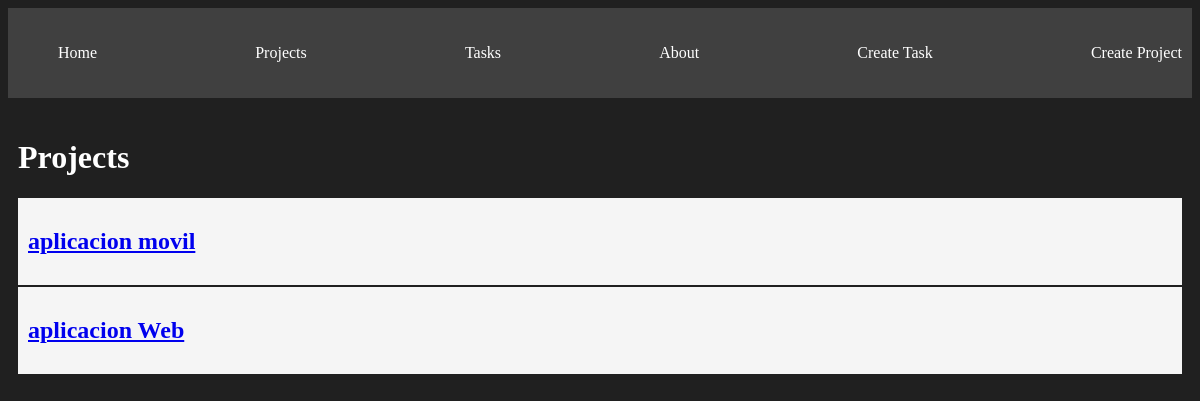
The app's page /projects/, older data.
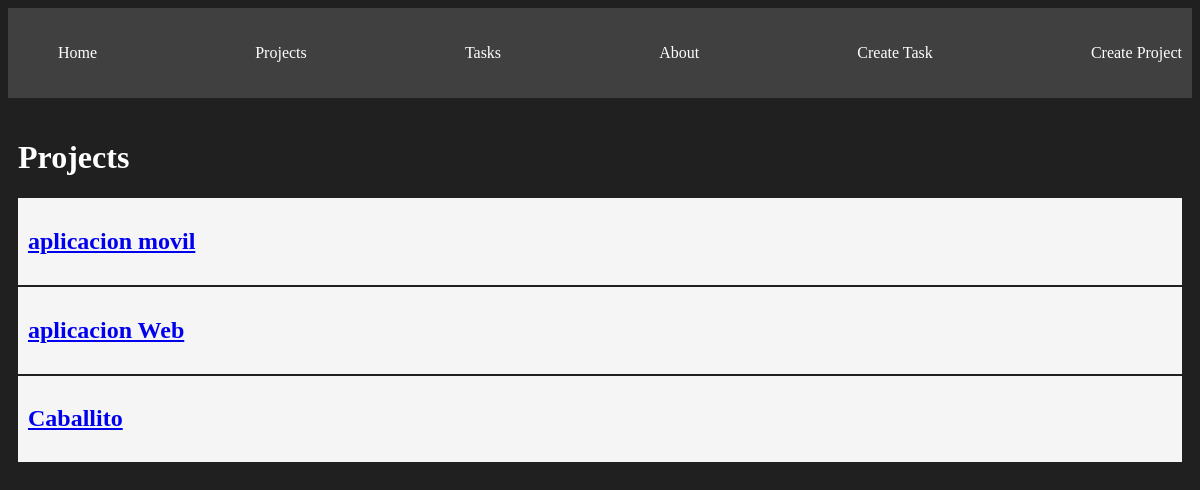
The same page, newer data.
### myapp/models.py (models this page shows, shortened)
class Project(models.Model):
    name = models.CharField(max_length=200)
    description = models.TextField()

### myapp/views.py (the view)
# urls.py: path("projects/", views.projects, name="projects"),
def projects(request):
    projects = Project.objects.all()
    return render(request, "projects/projects.html", {"projects": projects})

### myapp/templates/projects/projects.html
{% extends 'layouts/base.html' %} {% block content %}
<h1>Projects</h1>
{% for project in projects %}
<article class="card">
  <a href="{% url 'project_detail' project.id %}">
    <h1>{{project.name}}</h1>
  </a>
</article>
{% endfor %} {% endblock %}

Row changes from the older to the newer data that the page shows:
added Project: name "Caballito"
